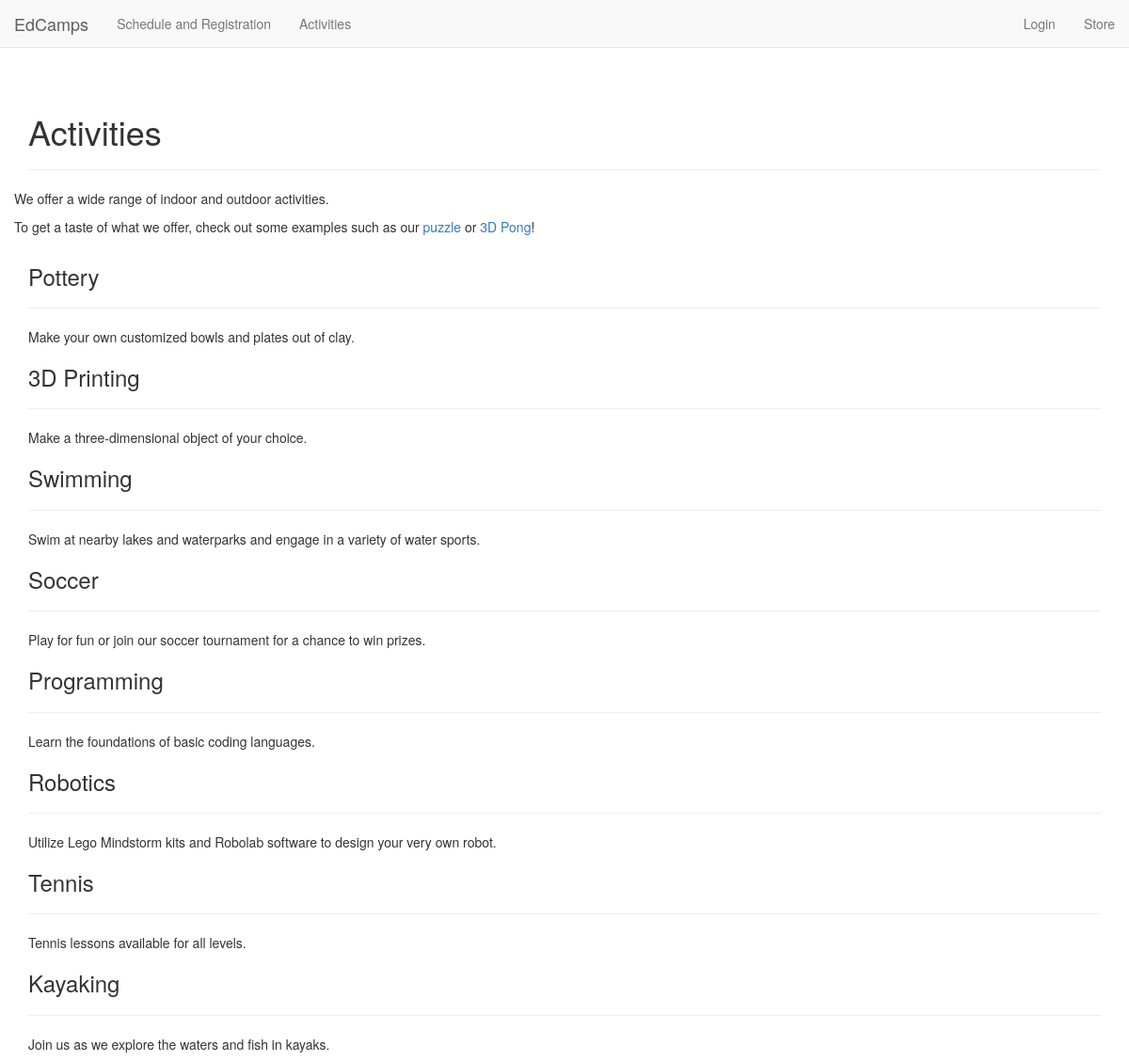
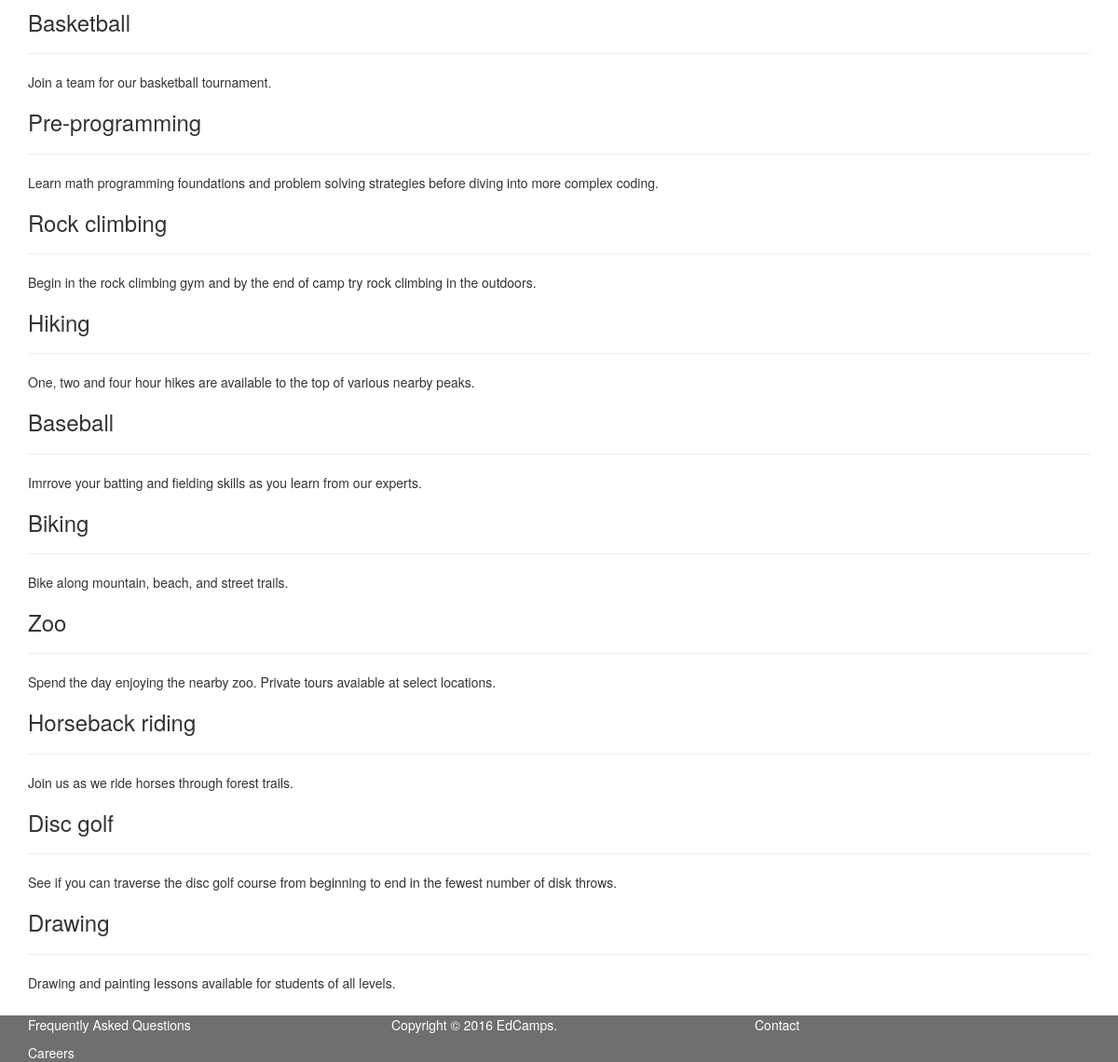
Page /activities.php on the committed database (2 pictures, top to bottom).
### tables this page shows
CREATE TABLE activities(
  id INT NOT NULL PRIMARY KEY AUTO_INCREMENT,
  name TINYTEXT NOT NULL,
  description TEXT NOT NULL,
  image_url TEXT
);

### public/activities.php (the view, shortened to what this page needs)
<?php
require_once(TEMPLATES_PATH . "/header.php");
?>
<div class="container container-fluid">
  <h1>Activities</h1>
  <hr>
  <div class="row">
    <p>We offer a wide range of indoor and outdoor activities.</p>
    <p>To get a taste of what we offer, check out some examples such as our <a href="puzzle.php">puzzle</a> or <a href="pong.php">3D Pong</a>!</p>
  </div>
  <?php
  $conn = get_db_conn();
  $sql = "SELECT * FROM activities";
  $result = $conn->query($sql);
  while ($row = mysqli_fetch_assoc($result)) {
    $name = $row['name'];
    $description = $row['description'];
    echo '<div class="activity">';
    echo "<h3>$name</h3>";
    echo "<hr>";
    echo "<p>$description</p>";
    echo '</div>';
  }
  ?>
</div>
<?php require_once(TEMPLATES_PATH . "/footer.php"); ?>

### public/styles/style.css (style rules this page uses)
body { margin-top: 50px; padding-top: 50px; margin-bottom: 50px; padding-bottom: 15px; }

### rows in the picture
activities: name "Pottery", description "Make your own customized bowls and plates out of clay."
activities: name "3D Printing", description "Make a three-dimensional object of your choice."
activities: name "Swimming", description "Swim at nearby lakes and waterparks and engage in a variety of water sports."
activities: name "Soccer", description "Play for fun or join our soccer tournament for a chance to win prizes."
activities: name "Programming", description "Learn the foundations of basic coding languages."
activities: name "Robotics", description "Utilize Lego Mindstorm kits and Robolab software to design your very own robot."
activities: name "Tennis", description "Tennis lessons available for all levels."
activities: name "Kayaking", description "Join us as we explore the waters and fish in kayaks."
activities: name "Basketball", description "Join a team for our basketball tournament."
activities: name "Pre-programming", description "Learn math programming foundations and problem solving strategies before diving into more complex coding."
activities: name "Rock climbing", description "Begin in the rock climbing gym and by the end of camp try rock climbing in the outdoors."
activities: name "Hiking", description "One, two and four hour hikes are available to the top of various nearby peaks."
activities: name "Baseball", description "Imrrove your batting and fielding skills as you learn from our experts."
activities: name "Biking", description "Bike along mountain, beach, and street trails."
activities: name "Zoo", description "Spend the day enjoying the nearby zoo. Private tours avaiable at select locations."
activities: name "Horseback riding", description "Join us as we ride horses through forest trails."
activities: name "Disc golf", description "See if you can traverse the disc golf course from beginning to end in the fewest number of disk throws."
activities: name "Drawing", description "Drawing and painting lessons available for students of all levels."
